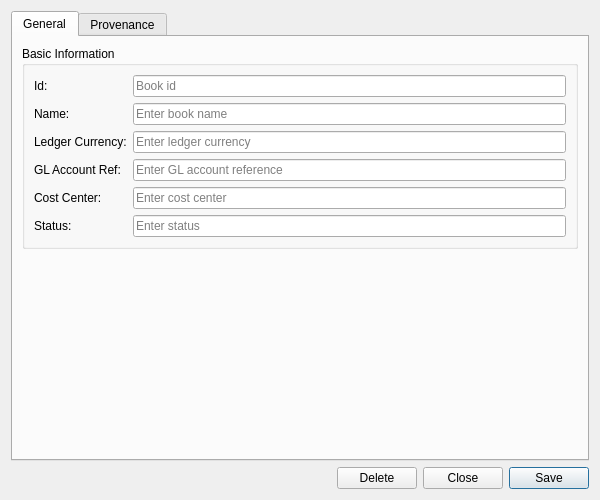
<?xml version="1.0" encoding="UTF-8"?>
<ui version="4.0">
 <class>BookDetailDialog</class>
 <widget class="QWidget" name="BookDetailDialog">
  <property name="geometry">
   <rect>
    <x>0</x>
    <y>0</y>
    <width>600</width>
    <height>500</height>
   </rect>
  </property>
  <property name="sizePolicy">
   <sizepolicy hsizetype="Preferred" vsizetype="Preferred">
    <horstretch>0</horstretch>
    <verstretch>0</verstretch>
   </sizepolicy>
  </property>
  <property name="minimumSize">
   <size>
    <width>600</width>
    <height>500</height>
   </size>
  </property>
  <property name="windowTitle">
   <string>Book Details</string>
  </property>
  <layout class="QVBoxLayout" name="verticalLayout">
   <item>
    <widget class="QTabWidget" name="tabWidget">
     <property name="currentIndex"><number>0</number></property>
     <widget class="QWidget" name="generalTab">
      <attribute name="title"><string>General</string></attribute>
      <layout class="QVBoxLayout" name="generalLayout">
       <item>
        <widget class="QGroupBox" name="basicInfoGroup">
         <property name="title">
          <string>Basic Information</string>
         </property>
         <layout class="QFormLayout" name="formLayout">
          <item row="0" column="0">
           <widget class="QLabel" name="labelId">
            <property name="text">
             <string>Id:</string>
            </property>
           </widget>
          </item>
          <item row="0" column="1">
           <widget class="QLineEdit" name="idEdit">
            <property name="placeholderText">
             <string>Book id</string>
            </property>
            <property name="readOnly">
             <bool>true</bool>
            </property>
           </widget>
          </item>
          <item row="1" column="0">
           <widget class="QLabel" name="labelName">
            <property name="text">
             <string>Name:</string>
            </property>
           </widget>
          </item>
          <item row="1" column="1">
           <widget class="QLineEdit" name="nameEdit">
            <property name="placeholderText">
             <string>Enter book name</string>
            </property>
           </widget>
          </item>
          <item row="2" column="0">
           <widget class="QLabel" name="labelLedgerCcy">
            <property name="text">
             <string>Ledger Currency:</string>
            </property>
           </widget>
          </item>
          <item row="2" column="1">
           <widget class="QLineEdit" name="ledgerCcyEdit">
            <property name="placeholderText">
             <string>Enter ledger currency</string>
            </property>
           </widget>
          </item>
          <item row="3" column="0">
           <widget class="QLabel" name="labelGlAccountRef">
            <property name="text">
             <string>GL Account Ref:</string>
            </property>
           </widget>
          </item>
          <item row="3" column="1">
           <widget class="QLineEdit" name="glAccountRefEdit">
            <property name="placeholderText">
             <string>Enter GL account reference</string>
            </property>
           </widget>
          </item>
          <item row="4" column="0">
           <widget class="QLabel" name="labelCostCenter">
            <property name="text">
             <string>Cost Center:</string>
            </property>
           </widget>
          </item>
          <item row="4" column="1">
           <widget class="QLineEdit" name="costCenterEdit">
            <property name="placeholderText">
             <string>Enter cost center</string>
            </property>
           </widget>
          </item>
          <item row="5" column="0">
           <widget class="QLabel" name="labelBookStatus">
            <property name="text">
             <string>Status:</string>
            </property>
           </widget>
          </item>
          <item row="5" column="1">
           <widget class="QLineEdit" name="bookStatusEdit">
            <property name="placeholderText">
             <string>Enter status</string>
            </property>
           </widget>
          </item>
         </layout>
        </widget>
       </item>
       <item>
        <spacer name="verticalSpacer">
         <property name="orientation">
          <enum>Qt::Vertical</enum>
         </property>
         <property name="sizeHint" stdset="0">
          <size>
           <width>20</width>
           <height>40</height>
          </size>
         </property>
        </spacer>
       </item>
      </layout>
     </widget>
     <widget class="QWidget" name="provenanceTab">
      <attribute name="title"><string>Provenance</string></attribute>
      <layout class="QVBoxLayout" name="provenanceTabLayout">
       <item>
        <widget class="ores::qt::ProvenanceWidget" name="provenanceWidget" native="true"/>
       </item>
      </layout>
     </widget>
    </widget>
   </item>
   <item>
    <layout class="QHBoxLayout" name="buttonLayout">
     <item>
      <spacer name="horizontalSpacer">
       <property name="orientation">
        <enum>Qt::Horizontal</enum>
       </property>
       <property name="sizeHint" stdset="0">
        <size>
         <width>40</width>
         <height>20</height>
        </size>
       </property>
      </spacer>
     </item>
     <item>
      <widget class="QPushButton" name="deleteButton">
       <property name="text">
        <string>Delete</string>
       </property>
      </widget>
     </item>
     <item>
      <widget class="QPushButton" name="closeButton">
       <property name="text">
        <string>Close</string>
       </property>
      </widget>
     </item>
     <item>
      <widget class="QPushButton" name="saveButton">
       <property name="text">
        <string>Save</string>
       </property>
       <property name="default">
        <bool>true</bool>
       </property>
      </widget>
     </item>
    </layout>
   </item>
  </layout>
 </widget>
 <customwidgets>
  <customwidget>
   <class>ores::qt::ProvenanceWidget</class>
   <extends>QWidget</extends>
   <header>ores.qt/ProvenanceWidget.hpp</header>
  </customwidget>
 </customwidgets>
 <resources/>
 <connections/>
</ui>
